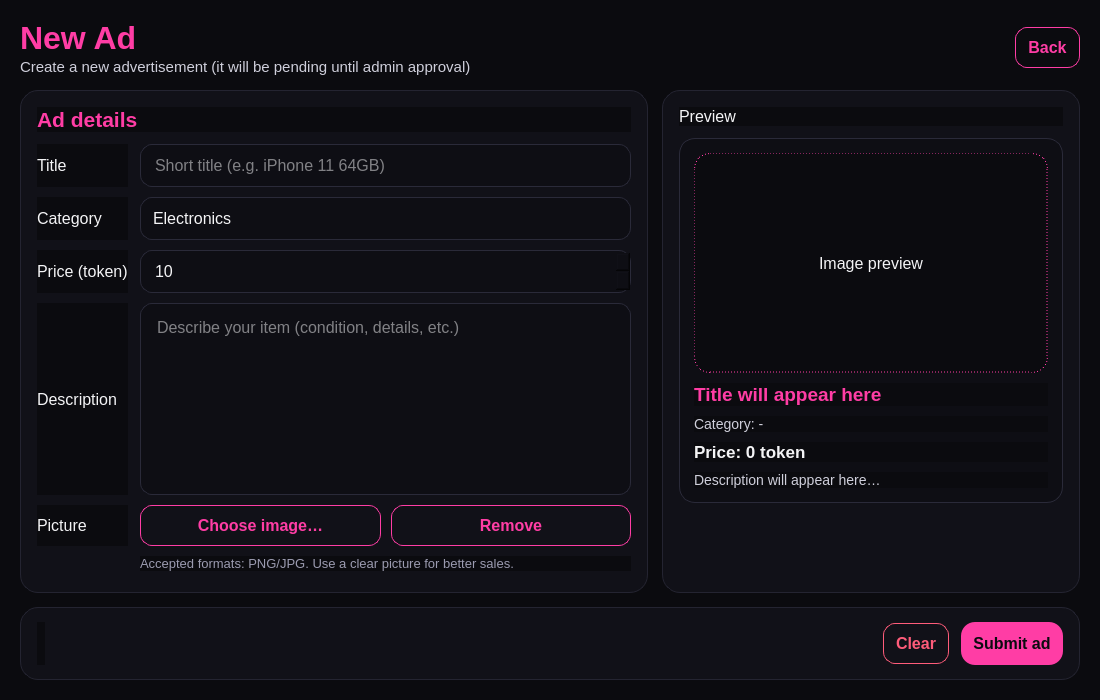
<?xml version="1.0" encoding="UTF-8"?>
<ui version="4.0">
    <class>new_ad_page</class>
    <widget class="QWidget" name="new_ad_page">
        <property name="geometry">
            <rect>
                <x>0</x>
                <y>0</y>
                <width>1100</width>
                <height>700</height>
            </rect>
        </property>
        <property name="minimumSize">
            <size>
                <width>900</width>
                <height>560</height>
            </size>
        </property>
        <property name="styleSheet">
            <string notr="true">
                /* ===== Global theme: Pink + Black ===== */
                QWidget{
                background:#0B0B0F;
                color:#F4F4F6;
                font-family:"Segoe UI";
                font-size:12pt;
                }

                QLabel#lblTitle{
                color:#FF3DA5;
                font-size:24pt;
                font-weight:900;
                }

                QLabel#lblSubtitle{
                color:#CFCFDB;
                font-size:11pt;
                }

                QFrame#cardLeft, QFrame#cardRight, QFrame#cardBottom {
                background:#111118;
                border:1px solid #242431;
                border-radius:18px;
                }

                QFrame#previewBox{
                background:#0E0E14;
                border:1px solid #2A2A39;
                border-radius:16px;
                }

                QLabel#lblSectionTitle{
                color:#FF3DA5;
                font-size:16pt;
                font-weight:900;
                }

                QLabel#lblFieldCaption{
                color:#9B9BB0;
                font-size:10.5pt;
                }

                QLineEdit, QPlainTextEdit, QComboBox, QSpinBox, QDoubleSpinBox{
                background:#0E0E14;
                border:1px solid #2A2A39;
                border-radius:12px;
                padding:10px 12px;
                selection-background-color:#FF3DA5;
                }

                QLineEdit:focus, QPlainTextEdit:focus, QComboBox:focus, QSpinBox:focus, QDoubleSpinBox:focus{
                border:2px solid #FF3DA5;
                }

                QComboBox::drop-down{
                border:0px;
                width:28px;
                }
                QComboBox QAbstractItemView{
                background:#0E0E14;
                color:#F4F4F6;
                selection-background-color: rgba(255,61,165,0.22);
                border:1px solid #2A2A39;
                }

                QPushButton{
                border-radius:12px;
                padding:10px 12px;
                font-weight:800;
                }

                QPushButton#btnBackToMenu{
                background:transparent;
                color:#FF3DA5;
                border:1px solid #FF3DA5;
                }
                QPushButton#btnBackToMenu:hover{ background:rgba(255,61,165,0.12); }
                QPushButton#btnBackToMenu:pressed{ background:rgba(255,61,165,0.22); }

                QPushButton#btnChooseImage, QPushButton#btnRemoveImage {
                background: transparent;
                color: #FF3DA5;
                border: 1px solid #FF3DA5;
                }
                QPushButton#btnChooseImage:hover, QPushButton#btnRemoveImage:hover { background: rgba(255,61,165,0.12); }
                QPushButton#btnChooseImage:pressed, QPushButton#btnRemoveImage:pressed { background: rgba(255,61,165,0.22); }

                QPushButton#btnSubmitAd{
                background:#FF3DA5;
                color:#0B0B0F;
                border:none;
                border-radius:14px;
                padding:12px;
                font-weight:900;
                }
                QPushButton#btnSubmitAd:hover{ background:#FF63B7; }
                QPushButton#btnSubmitAd:pressed{ background:#E92A93; }

                QPushButton#btnClearForm{
                background:transparent;
                color:#FF5C7A;
                border:1px solid #FF5C7A;
                font-weight:900;
                }
                QPushButton#btnClearForm:hover{ background:rgba(255,92,122,0.12); }
                QPushButton#btnClearForm:pressed{ background:rgba(255,92,122,0.20); }

                QLabel#lblStatus{
                color:#9B9BB0;
                font-size:10pt;
                }

                QLabel#lblImageHint{
                color:#9B9BB0;
                font-size:10pt;
                }

                QLabel#lblPreviewTitle{
                color:#FF3DA5;
                font-weight:900;
                font-size:14pt;
                }

                QLabel#lblPreviewPrice{
                color:#F4F4F6;
                font-weight:900;
                font-size:13pt;
                }

                QLabel#lblPreviewCategory{
                color:#CFCFDB;
                font-size:10.5pt;
                }

                QLabel#lblPreviewDesc{
                color:#CFCFDB;
                font-size:10.5pt;
                }

                QLabel#lblImagePreview{
                background:#0B0B0F;
                border:1px dashed #FF3DA5;
                border-radius:16px;
                }
            </string>
        </property>

        <layout class="QVBoxLayout" name="rootLayout">
            <property name="leftMargin">
                <number>20</number>
            </property>
            <property name="topMargin">
                <number>20</number>
            </property>
            <property name="rightMargin">
                <number>20</number>
            </property>
            <property name="bottomMargin">
                <number>20</number>
            </property>
            <property name="spacing">
                <number>14</number>
            </property>

            <!-- Header -->
            <item>
                <layout class="QHBoxLayout" name="headerRow">
                    <property name="spacing">
                        <number>10</number>
                    </property>

                    <item>
                        <layout class="QVBoxLayout" name="titleCol">
                            <property name="spacing">
                                <number>2</number>
                            </property>
                            <item>
                                <widget class="QLabel" name="lblTitle">
                                    <property name="text">
                                        <string>New Ad</string>
                                    </property>
                                </widget>
                            </item>
                            <item>
                                <widget class="QLabel" name="lblSubtitle">
                                    <property name="text">
                                        <string>Create a new advertisement (it will be pending until admin approval)</string>
                                    </property>
                                </widget>
                            </item>
                        </layout>
                    </item>

                    <item>
                        <spacer name="spacerHeader">
                            <property name="orientation">
                                <enum>Qt::Horizontal</enum>
                            </property>
                            <property name="sizeHint" stdset="0">
                                <size>
                                    <width>40</width>
                                    <height>20</height>
                                </size>
                            </property>
                        </spacer>
                    </item>

                    <item>
                        <widget class="QPushButton" name="btnBackToMenu">
                            <property name="text">
                                <string>Back</string>
                            </property>
                            <property name="cursor">
                                <cursorShape>PointingHandCursor</cursorShape>
                            </property>
                        </widget>
                    </item>

                </layout>
            </item>

            <!-- Body -->
            <item>
                <layout class="QHBoxLayout" name="bodyRow">
                    <property name="spacing">
                        <number>14</number>
                    </property>

                    <!-- Left: Form -->
                    <item>
                        <widget class="QFrame" name="cardLeft">
                            <property name="sizePolicy">
                                <sizepolicy hsizetype="Expanding" vsizetype="Expanding">
                                    <horstretch>3</horstretch>
                                    <verstretch>0</verstretch>
                                </sizepolicy>
                            </property>
                            <layout class="QVBoxLayout" name="leftLayout">
                                <property name="leftMargin">
                                    <number>16</number>
                                </property>
                                <property name="topMargin">
                                    <number>16</number>
                                </property>
                                <property name="rightMargin">
                                    <number>16</number>
                                </property>
                                <property name="bottomMargin">
                                    <number>16</number>
                                </property>
                                <property name="spacing">
                                    <number>12</number>
                                </property>

                                <item>
                                    <widget class="QLabel" name="lblSectionTitle">
                                        <property name="text">
                                            <string>Ad details</string>
                                        </property>
                                    </widget>
                                </item>

                                <item>
                                    <layout class="QGridLayout" name="formGrid">
                                        <property name="horizontalSpacing">
                                            <number>12</number>
                                        </property>
                                        <property name="verticalSpacing">
                                            <number>10</number>
                                        </property>

                                        <item row="0" column="0">
                                            <widget class="QLabel" name="lblTitleCaption">
                                                <property name="objectName">
                                                    <string>lblFieldCaption</string>
                                                </property>
                                                <property name="text">
                                                    <string>Title</string>
                                                </property>
                                            </widget>
                                        </item>
                                        <item row="0" column="1">
                                            <widget class="QLineEdit" name="leAdTitle">
                                                <property name="placeholderText">
                                                    <string>Short title (e.g. iPhone 11 64GB)</string>
                                                </property>
                                                <property name="clearButtonEnabled">
                                                    <bool>true</bool>
                                                </property>
                                            </widget>
                                        </item>

                                        <item row="1" column="0">
                                            <widget class="QLabel" name="lblCategoryCaption">
                                                <property name="objectName">
                                                    <string>lblFieldCaption</string>
                                                </property>
                                                <property name="text">
                                                    <string>Category</string>
                                                </property>
                                            </widget>
                                        </item>
                                        <item row="1" column="1">
                                            <widget class="QComboBox" name="cbCategory">
                                                <property name="editable">
                                                    <bool>false</bool>
                                                </property>
                                                <item>
                                                    <property name="text">
                                                        <string>Electronics</string>
                                                    </property>
                                                </item>
                                                <item>
                                                    <property name="text">
                                                        <string>Books</string>
                                                    </property>
                                                </item>
                                                <item>
                                                    <property name="text">
                                                        <string>Home</string>
                                                    </property>
                                                </item>
                                                <item>
                                                    <property name="text">
                                                        <string>Clothing</string>
                                                    </property>
                                                </item>
                                                <item>
                                                    <property name="text">
                                                        <string>Sports</string>
                                                    </property>
                                                </item>
                                                <item>
                                                    <property name="text">
                                                        <string>Other</string>
                                                    </property>
                                                </item>
                                            </widget>
                                        </item>

                                        <item row="2" column="0">
                                            <widget class="QLabel" name="lblPriceCaption">
                                                <property name="objectName">
                                                    <string>lblFieldCaption</string>
                                                </property>
                                                <property name="text">
                                                    <string>Price (token)</string>
                                                </property>
                                            </widget>
                                        </item>
                                        <item row="2" column="1">
                                            <widget class="QSpinBox" name="sbPrice">
                                                <property name="minimum">
                                                    <number>1</number>
                                                </property>
                                                <property name="maximum">
                                                    <number>100000000</number>
                                                </property>
                                                <property name="value">
                                                    <number>10</number>
                                                </property>
                                            </widget>
                                        </item>

                                        <item row="3" column="0">
                                            <widget class="QLabel" name="lblDescCaption">
                                                <property name="objectName">
                                                    <string>lblFieldCaption</string>
                                                </property>
                                                <property name="text">
                                                    <string>Description</string>
                                                </property>
                                            </widget>
                                        </item>
                                        <item row="3" column="1">
                                            <widget class="QPlainTextEdit" name="pteDescription">
                                                <property name="placeholderText">
                                                    <string>Describe your item (condition, details, etc.)</string>
                                                </property>
                                            </widget>
                                        </item>

                                        <item row="4" column="0">
                                            <widget class="QLabel" name="lblImageCaption">
                                                <property name="objectName">
                                                    <string>lblFieldCaption</string>
                                                </property>
                                                <property name="text">
                                                    <string>Picture</string>
                                                </property>
                                            </widget>
                                        </item>
                                        <item row="4" column="1">
                                            <layout class="QHBoxLayout" name="imageButtonsRow">
                                                <property name="spacing">
                                                    <number>10</number>
                                                </property>
                                                <item>
                                                    <widget class="QPushButton" name="btnChooseImage">
                                                        <property name="text">
                                                            <string>Choose image…</string>
                                                        </property>
                                                        <property name="cursor">
                                                            <cursorShape>PointingHandCursor</cursorShape>
                                                        </property>
                                                    </widget>
                                                </item>
                                                <item>
                                                    <widget class="QPushButton" name="btnRemoveImage">
                                                        <property name="text">
                                                            <string>Remove</string>
                                                        </property>
                                                        <property name="cursor">
                                                            <cursorShape>PointingHandCursor</cursorShape>
                                                        </property>
                                                    </widget>
                                                </item>
                                            </layout>
                                        </item>

                                        <item row="5" column="1">
                                            <widget class="QLabel" name="lblImageHint">
                                                <property name="text">
                                                    <string>Accepted formats: PNG/JPG. Use a clear picture for better sales.</string>
                                                </property>
                                                <property name="wordWrap">
                                                    <bool>true</bool>
                                                </property>
                                            </widget>
                                        </item>

                                    </layout>
                                </item>

                                <item>
                                    <spacer name="spacerForm">
                                        <property name="orientation">
                                            <enum>Qt::Vertical</enum>
                                        </property>
                                        <property name="sizeHint" stdset="0">
                                            <size>
                                                <width>20</width>
                                                <height>40</height>
                                            </size>
                                        </property>
                                    </spacer>
                                </item>

                            </layout>
                        </widget>
                    </item>

                    <!-- Right: Live preview -->
                    <item>
                        <widget class="QFrame" name="cardRight">
                            <property name="sizePolicy">
                                <sizepolicy hsizetype="Preferred" vsizetype="Expanding">
                                    <horstretch>2</horstretch>
                                    <verstretch>0</verstretch>
                                </sizepolicy>
                            </property>
                            <property name="minimumWidth">
                                <number>360</number>
                            </property>
                            <layout class="QVBoxLayout" name="rightLayout">
                                <property name="leftMargin">
                                    <number>16</number>
                                </property>
                                <property name="topMargin">
                                    <number>16</number>
                                </property>
                                <property name="rightMargin">
                                    <number>16</number>
                                </property>
                                <property name="bottomMargin">
                                    <number>16</number>
                                </property>
                                <property name="spacing">
                                    <number>12</number>
                                </property>

                                <item>
                                    <widget class="QLabel" name="lblSectionTitlePreview">
                                        <property name="objectName">
                                            <string>lblSectionTitle</string>
                                        </property>
                                        <property name="text">
                                            <string>Preview</string>
                                        </property>
                                    </widget>
                                </item>

                                <item>
                                    <widget class="QFrame" name="previewBox">
                                        <layout class="QVBoxLayout" name="previewLayout">
                                            <property name="leftMargin">
                                                <number>14</number>
                                            </property>
                                            <property name="topMargin">
                                                <number>14</number>
                                            </property>
                                            <property name="rightMargin">
                                                <number>14</number>
                                            </property>
                                            <property name="bottomMargin">
                                                <number>14</number>
                                            </property>
                                            <property name="spacing">
                                                <number>10</number>
                                            </property>

                                            <item>
                                                <widget class="QLabel" name="lblImagePreview">
                                                    <property name="minimumSize">
                                                        <size>
                                                            <width>0</width>
                                                            <height>220</height>
                                                        </size>
                                                    </property>
                                                    <property name="text">
                                                        <string>Image preview</string>
                                                    </property>
                                                    <property name="alignment">
                                                        <set>Qt::AlignCenter</set>
                                                    </property>
                                                    <property name="scaledContents">
                                                        <bool>true</bool>
                                                    </property>
                                                </widget>
                                            </item>

                                            <item>
                                                <widget class="QLabel" name="lblPreviewTitle">
                                                    <property name="text">
                                                        <string>Title will appear here</string>
                                                    </property>
                                                </widget>
                                            </item>

                                            <item>
                                                <widget class="QLabel" name="lblPreviewCategory">
                                                    <property name="text">
                                                        <string>Category: -</string>
                                                    </property>
                                                </widget>
                                            </item>

                                            <item>
                                                <widget class="QLabel" name="lblPreviewPrice">
                                                    <property name="text">
                                                        <string>Price: 0 token</string>
                                                    </property>
                                                </widget>
                                            </item>

                                            <item>
                                                <widget class="QLabel" name="lblPreviewDesc">
                                                    <property name="text">
                                                        <string>Description will appear here…</string>
                                                    </property>
                                                    <property name="wordWrap">
                                                        <bool>true</bool>
                                                    </property>
                                                </widget>
                                            </item>

                                        </layout>
                                    </widget>
                                </item>

                                <item>
                                    <spacer name="spacerPreviewBottom">
                                        <property name="orientation">
                                            <enum>Qt::Vertical</enum>
                                        </property>
                                        <property name="sizeHint" stdset="0">
                                            <size>
                                                <width>20</width>
                                                <height>40</height>
                                            </size>
                                        </property>
                                    </spacer>
                                </item>

                            </layout>
                        </widget>
                    </item>

                </layout>
            </item>

            <!-- Bottom actions -->
            <item>
                <widget class="QFrame" name="cardBottom">
                    <layout class="QHBoxLayout" name="bottomRow">
                        <property name="leftMargin">
                            <number>16</number>
                        </property>
                        <property name="topMargin">
                            <number>14</number>
                        </property>
                        <property name="rightMargin">
                            <number>16</number>
                        </property>
                        <property name="bottomMargin">
                            <number>14</number>
                        </property>
                        <property name="spacing">
                            <number>12</number>
                        </property>

                        <item>
                            <widget class="QLabel" name="lblStatus">
                                <property name="text">
                                    <string/>
                                </property>
                                <property name="wordWrap">
                                    <bool>true</bool>
                                </property>
                            </widget>
                        </item>

                        <item>
                            <spacer name="spacerBottomActions">
                                <property name="orientation">
                                    <enum>Qt::Horizontal</enum>
                                </property>
                                <property name="sizeHint" stdset="0">
                                    <size>
                                        <width>40</width>
                                        <height>20</height>
                                    </size>
                                </property>
                            </spacer>
                        </item>

                        <item>
                            <widget class="QPushButton" name="btnClearForm">
                                <property name="text">
                                    <string>Clear</string>
                                </property>
                                <property name="cursor">
                                    <cursorShape>PointingHandCursor</cursorShape>
                                </property>
                            </widget>
                        </item>

                        <item>
                            <widget class="QPushButton" name="btnSubmitAd">
                                <property name="text">
                                    <string>Submit ad</string>
                                </property>
                                <property name="cursor">
                                    <cursorShape>PointingHandCursor</cursorShape>
                                </property>
                            </widget>
                        </item>

                    </layout>
                </widget>
            </item>

        </layout>
    </widget>
    <resources/>
    <connections/>
</ui>
